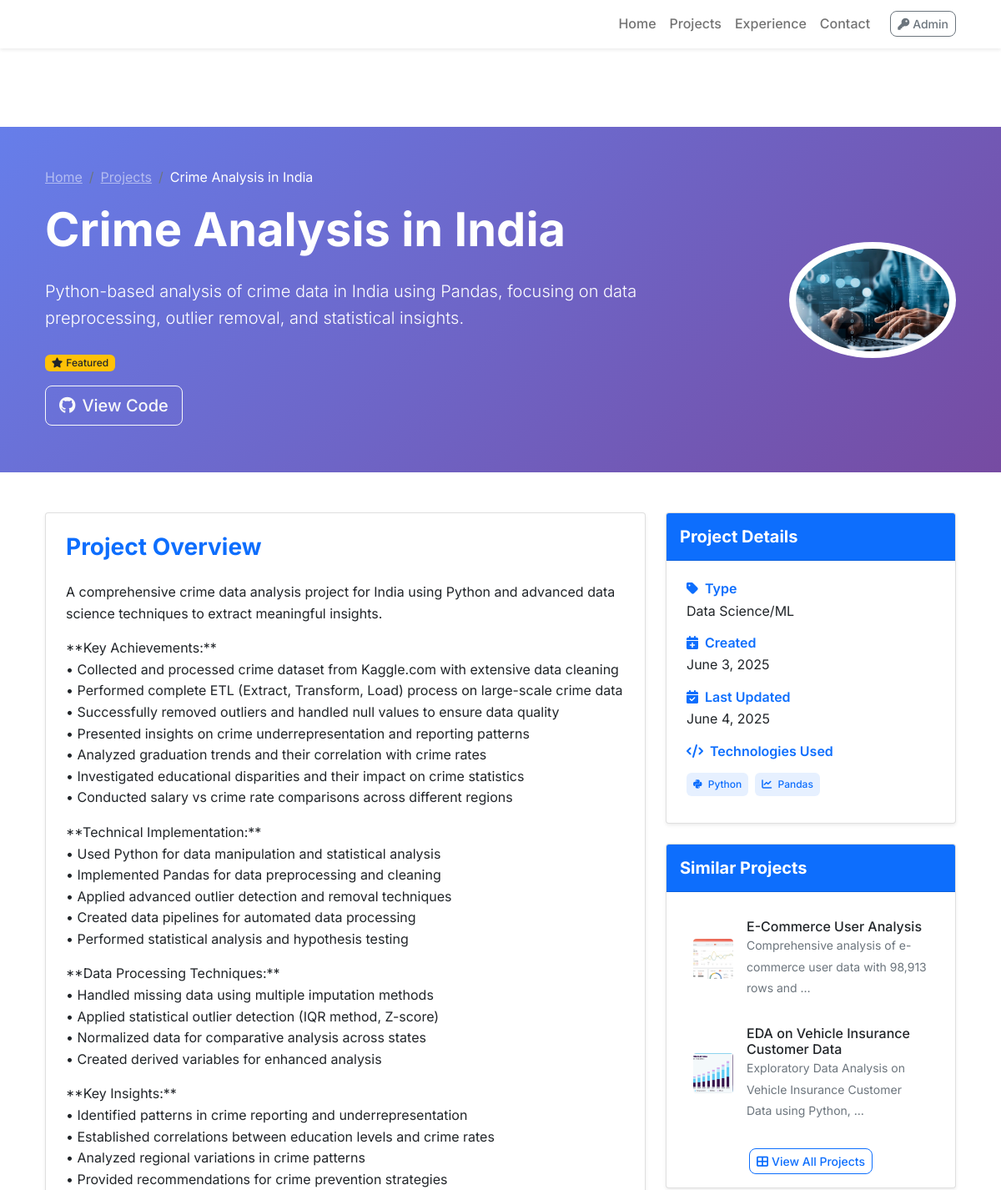
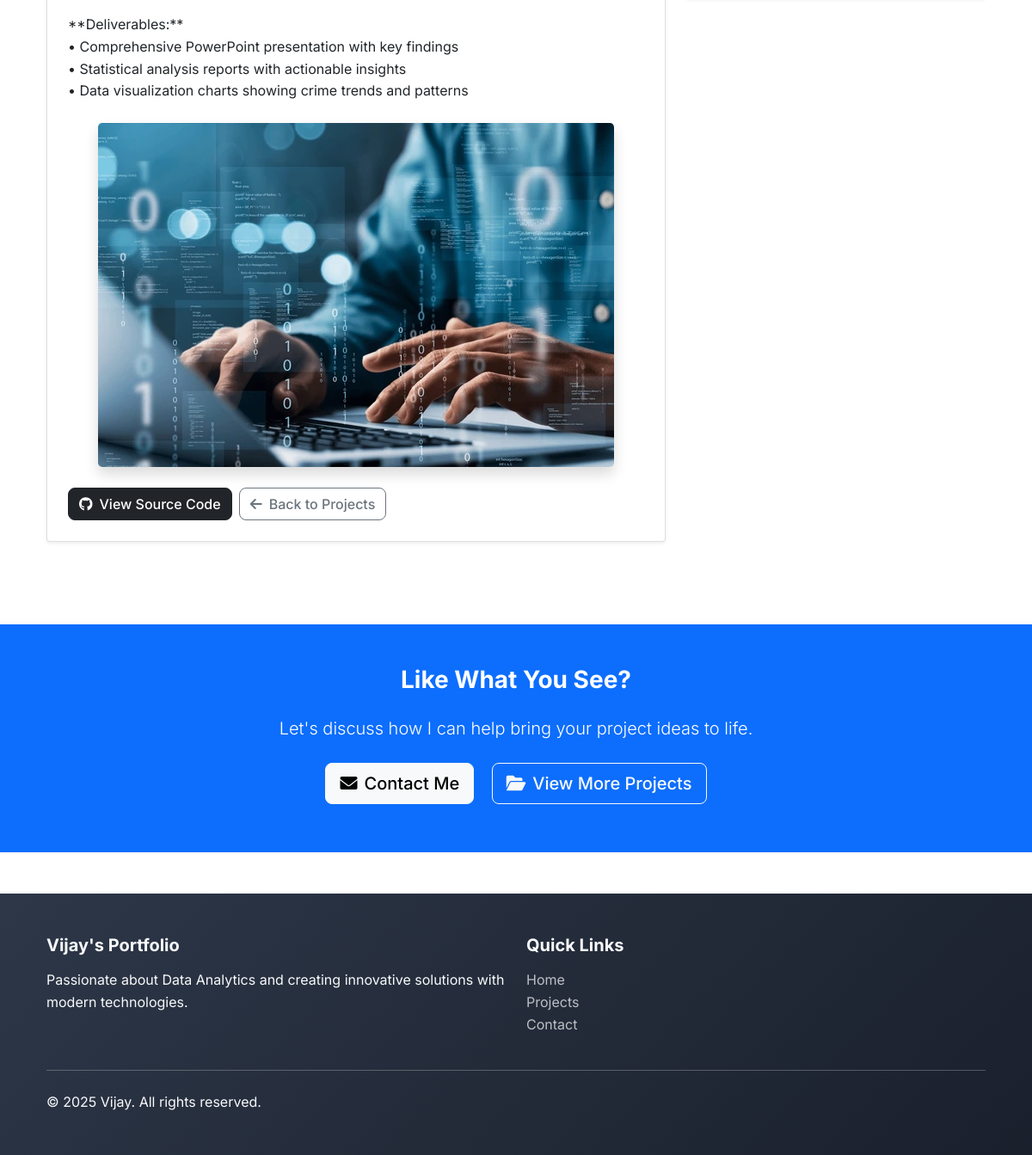
Page /projects/india-crime-analysis/ on the committed database (2 pictures, top to bottom).
### portfolio/models.py (models this page shows, shortened)
class Project(models.Model):
    PROJECT_TYPES = [
        ('web', 'Web Application'),
        ('mobile', 'Mobile Application'),
        ('desktop', 'Desktop Application'),
        ('api', 'API/Backend'),
        ('data', 'Data Science/ML'),
        ('other', 'Other'),
    ]
    title = models.CharField(max_length=200)
    slug = models.SlugField(unique=True)
    description = models.TextField()
    short_description = models.CharField(max_length=300, help_text="Brief description for project cards")
    project_type = models.CharField(max_length=20, choices=PROJECT_TYPES, default='web')
    technologies = models.ManyToManyField(Skill, related_name='projects', blank=True)
    image = models.ImageField(upload_to='projects/', blank=True, null=True)
    live_url = models.URLField(blank=True, help_text="Live project URL")
    github_url = models.URLField(blank=True, help_text="GitHub repository URL")
    demo_url = models.URLField(blank=True, help_text="Demo/video URL")
    is_featured = models.BooleanField(default=False)
    is_published = models.BooleanField(default=True)
    order = models.IntegerField(default=0, help_text="Order for display")
    created_at = models.DateTimeField(auto_now_add=True)
    updated_at = models.DateTimeField(auto_now=True)
    class Meta:
        ordering = ['-is_featured', 'order', '-created_at']

class Skill(models.Model):
    SKILL_CATEGORIES = [
        ('programming', 'Programming Languages'),
        ('frontend', 'Frontend Technologies'),
        ('backend', 'Backend Technologies'),
        ('database', 'Database'),
        ('devops', 'DevOps & Tools'),
        ('other', 'Other'),
    ]
    name = models.CharField(max_length=100)
    category = models.CharField(max_length=20, choices=SKILL_CATEGORIES, default='other')
    icon = models.CharField(max_length=100, blank=True, help_text="Font Awesome icon class")
    order = models.IntegerField(default=0, help_text="Order for display")
    is_featured = models.BooleanField(default=False)
    created_at = models.DateTimeField(auto_now_add=True)
    class Meta:
        ordering = ['category', 'order', 'name']

### portfolio/views.py (the view)
# urls.py: path('projects/<slug:slug>/', views.project_detail, name='project_detail'),
def project_detail(request, slug):
    project = get_object_or_404(Project, slug=slug, is_published=True)
    related_projects = Project.objects.filter(
        is_published=True,
        project_type=project.project_type
    ).exclude(id=project.id)[:3]
    context = {
        'project': project,
        'related_projects': related_projects,
    }
    return render(request, 'portfolio/project_detail.html', context)

### templates/portfolio/project_detail.html (shortened to what this page needs)
{% extends 'portfolio/base.html' %}
{% load static %}
{% block content %}
<!DOCTYPE html>
<html lang="en">
<head>
    <link rel="stylesheet" href="https://cdnjs.cloudflare.com/ajax/libs/bootstrap/5.1.3/css/bootstrap.min.css">
    <link rel="stylesheet" href="https://cdnjs.cloudflare.com/ajax/libs/font-awesome/6.0.0-beta3/css/all.min.css">
    <link rel="stylesheet" href="https://unpkg.com/aos@next/dist/aos.css" />
    <link rel="stylesheet" href="/static/css/style.css">
</head>
<body>
    <section class="project-hero bg-gradient-primary text-white py-5"
        style="margin-top: 76px; background: linear-gradient(135deg, #667eea 0%, #764ba2 100%); min-height: 40vh; display: flex; align-items: center;">
        <div class="container">
            <div class="row">
                <div class="col-lg-8">
                    <nav aria-label="breadcrumb" class="mb-3">
                        <ol class="breadcrumb">
                            <li class="breadcrumb-item">
                                <a href="{% url 'portfolio:home' %}" class="text-white-50">Home</a>
                            </li>
                            <li class="breadcrumb-item">
                                <a href="{% url 'portfolio:projects' %}" class="text-white-50">Projects</a>
                            </li>
                            <li class="breadcrumb-item active text-white" aria-current="page">{{ project.title }}</li>
                        </ol>
                    </nav>
                    <h1 class="display-4 fw-bold mb-4" data-aos="fade-up">{{ project.title }}</h1>
                    <p class="lead mb-4" data-aos="fade-up" data-aos-delay="100">
                        {{ project.short_description }}
                    </p>
                    <div class="project-badges mb-3">
                        {% if project.is_featured %}
                        <span class="badge bg-warning text-dark me-2">
                            <i class="fas fa-star me-1"></i>Featured
                        </span>
                        {% endif %}
                    </div>
                    <div class="project-links" data-aos="fade-up" data-aos-delay="200">
                        {% if project.github_url %}
                        <a href="{{ project.github_url }}" target="_blank" class="btn btn-outline-light btn-lg mb-2">
                            <i class="fab fa-github me-2"></i>View Code
                        </a>
                        {% endif %}
                    </div>
                </div>
                <div class="col-lg-4 d-none d-lg-flex justify-content-end align-items-center">
                    {% if project.image %}
                    <img src="{{ project.image.url }}" alt="{{ project.title }}"
                         class="img-fluid rounded-circle bg-white p-2"
                         style="max-width: 200px; max-height: 200px; object-fit: cover;"
                         data-aos="zoom-in">
                    {% else %}
                    <div class="rounded-circle bg-white p-3" data-aos="zoom-in">
                        <i class="fas fa-project-diagram fa-4x text-primary"></i>
                    </div>
                    {% endif %}
                </div>
            </div>
        </div>
    </section>
    <section class="project-details py-5">
        <div class="container">
            <div class="row">
                <div class="col-lg-8 mb-5">
                    <div class="card shadow-sm h-100">
                        <div class="card-body p-4">
                            <h2 class="h3 fw-bold mb-4 text-primary" data-aos="fade-up">Project Overview</h2>
                            <div class="content" data-aos="fade-up" data-aos-delay="100">
                                {{ project.description|linebreaks }}
                            </div>
                            {% if project.image %}
                            <div class="project-image my-4 text-center" data-aos="fade-up" data-aos-delay="150">
                                <img src="{{ project.image.url }}" alt="{{ project.title }}" class="img-fluid rounded-3 shadow" style="max-width: 100%;">
                            </div>
                            {% endif %}
                            <div class="project-links mt-4 d-flex flex-wrap gap-2" data-aos="fade-up" data-aos-delay="200">
                                {% if project.github_url %}
                                <a href="{{ project.github_url }}" target="_blank" class="btn btn-dark">
                                    <i class="fab fa-github me-2"></i>View Source Code
                                </a>
                                {% endif %}
                                <a href="{% url 'portfolio:projects' %}" class="btn btn-outline-secondary">
                                    <i class="fas fa-arrow-left me-2"></i>Back to Projects
                                </a>
                            </div>
                        </div>
                    </div>
                </div>
                <div class="col-lg-4">
                    <div class="card shadow-sm mb-4" data-aos="fade-left">
                        <div class="card-header bg-primary text-white py-3">
                            <h3 class="h5 mb-0 fw-bold">Project Details</h3>
                        </div>
                        <div class="card-body p-4">
                            <div class="info-item mb-3">
                                <h6 class="fw-semibold text-primary mb-1">
                                    <i class="fas fa-tag me-2"></i>Type
                                </h6>
                                <p class="mb-0">{{ project.get_project_type_display }}</p>
                            </div>
                            <div class="info-item mb-3">
                                <h6 class="fw-semibold text-primary mb-1">
                                    <i class="fas fa-calendar-plus me-2"></i>Created
                                </h6>
                                <p class="mb-0">{{ project.created_at|date:"F j, Y" }}</p>
                            </div>
                            <div class="info-item mb-3">
                                <h6 class="fw-semibold text-primary mb-1">
                                    <i class="fas fa-calendar-check me-2"></i>Last Updated
                                </h6>
                                <p class="mb-0">{{ project.updated_at|date:"F j, Y" }}</p>
                            </div>
                            <div class="info-item">
                                <h6 class="fw-semibold text-primary mb-3">
                                    <i class="fas fa-code me-2"></i>Technologies Used
                                </h6>
                                <div class="d-flex flex-wrap gap-2 mb-2">
                                    {% for tech in project.technologies.all %}
                                    <span class="badge bg-primary bg-opacity-10 text-primary p-2">
                                        {% if tech.icon %}
                                        <i class="{{ tech.icon }} me-1"></i>
                                        {% endif %}
                                        {{ tech.name }}
                                    </span>
                                    {% empty %}
                                    <p class="text-muted fst-italic mb-0">No technologies specified</p>
                                    {% endfor %}
                                </div>
                            </div>
                        </div>
                    </div>
                    {% if related_projects %}
                    <div class="card shadow-sm" data-aos="fade-left" data-aos-delay="200">
                        <div class="card-header bg-primary text-white py-3">
                            <h3 class="h5 mb-0 fw-bold">Similar Projects</h3>
                        </div>
                        <div class="card-body p-3">
                            <div class="list-group list-group-flush">
                                {% for related in related_projects %}
                                <a href="{% url 'portfolio:project_detail' related.slug %}"
                                   class="list-group-item list-group-item-action border-0 py-3">
                                    <div class="d-flex align-items-center">
                                        {% if related.image %}
                                        <div class="flex-shrink-0 me-3">
                                            <img src="{{ related.image.url }}" alt="{{ related.title }}"
                                                 class="rounded" style="width: 48px; height: 48px; object-fit: cover;">
                                        </div>
                                        {% else %}
                                        <div class="flex-shrink-0 me-3 bg-light rounded d-flex align-items-center justify-content-center"
                                             style="width: 48px; height: 48px;">
                                            <i class="fas fa-project-diagram text-primary"></i>
                                        </div>
                                        {% endif %}
                                        <div>
                                            <h6 class="mb-0">{{ related.title }}</h6>
                                            <small class="text-muted">{{ related.short_description|truncatewords:10 }}</small>
                                        </div>
                                    </div>
                                </a>
                                {% endfor %}
                            </div>
                            <div class="mt-3 text-center">
                                <a href="{% url 'portfolio:projects' %}" class="btn btn-outline-primary btn-sm">
                                    <i class="fas fa-th-large me-1"></i>View All Projects
                                </a>
                            </div>
                        </div>
                    </div>
                    {% endif %}
                </div>
            </div>
        </div>
    </section>
    <section class="cta-section py-5 bg-primary text-white">
        <div class="container text-center">
            <div class="row">
                <div class="col-lg-8 mx-auto">
                    <h2 class="h3 fw-bold mb-4" data-aos="fade-up">Like What You See?</h2>
                    <p class="lead mb-4" data-aos="fade-up" data-aos-delay="100">
                        Let's discuss how I can help bring your project ideas to life.
                    </p>
                    <div class="cta-buttons" data-aos="fade-up" data-aos-delay="200">
                        <a href="{% url 'portfolio:contact' %}" class="btn btn-light btn-lg me-3 mb-2">
                            <i class="fas fa-envelope me-2"></i>Contact Me
                        </a>
                        <a href="{% url 'portfolio:projects' %}" class="btn btn-outline-light btn-lg mb-2">
                            <i class="fas fa-folder-open me-2"></i>View More Projects
                        </a>
                    </div>
                </div>
            </div>
        </div>
    </section>
</body>
</html>
{% endblock %}

### static/css/style.css (style rules this page uses)
:root { --primary-color: #667eea; --secondary-color: #764ba2; --dark-color: #2d3748; --light-color: #f7fafc; --text-muted: #718096; }
body { font-family: 'Inter', sans-serif; line-height: 1.6; padding-top: 76px; }
.btn { border-radius: 8px; font-weight: 500; transition: all 0.3s ease; }
.badge { font-weight: 500; border-radius: 6px; }
.bg-gradient-primary { background: linear-gradient(135deg, var(--primary-color), var(--secondary-color)); }

### rows in the picture
Project: title "Crime Analysis in India", short_description "Python-based analysis of crime data in India using Pandas, focusing on data preprocessing, outlier removal, and statistical insights.", image (picture), description "A comprehensive crime data analysis project for India using Python and advanced data science techniques to extract meaningful insights. **Key Achievements:** • Collected and processed crime dataset from Kaggle.com with extensive data cleaning • Performed complete ETL (Extract, Transform, Load) process on large-scale crime data • Successfully removed outliers and handled null values to ensure data quality • Presented insights on crime underrepresentation and reporting patterns • Analyzed graduation trends and their correlation with crime rates • Investigated educational disparities and their impact on crime statistics • Conducted salary vs crime rate comparisons across different regions…", project_type "Data Science/ML", created_at "June 3, 2025", updated_at "June 4, 2025"
Skill: name "Python"
Skill: name "Pandas"
Project: image (picture), title "E-Commerce User Analysis", short_description "Comprehensive analysis of e-commerce user data with 98,913 rows and …"
Project: image (picture), title "EDA on Vehicle Insurance Customer Data", short_description "Exploratory Data Analysis on Vehicle Insurance Customer Data using Python, …"
